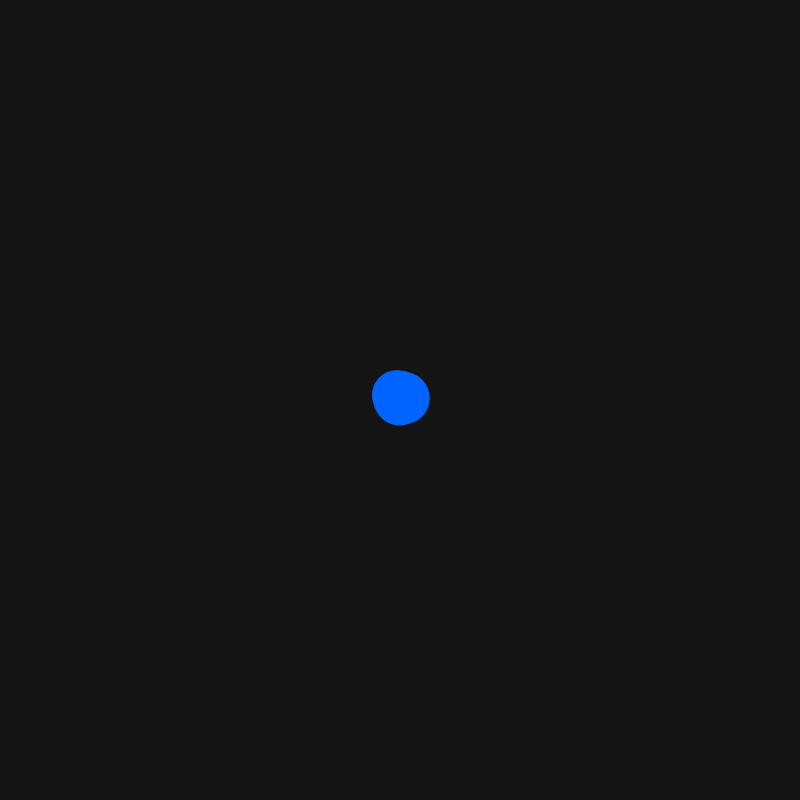
Frame 1 (no input)
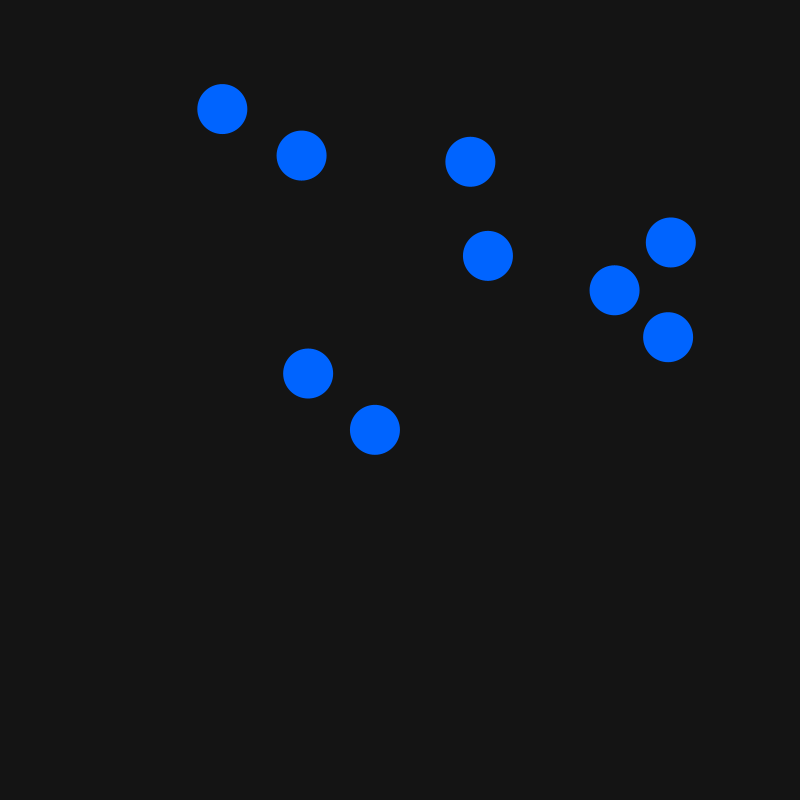
Frame 60 (the mouse pressed at the canvas centre just before this capture)
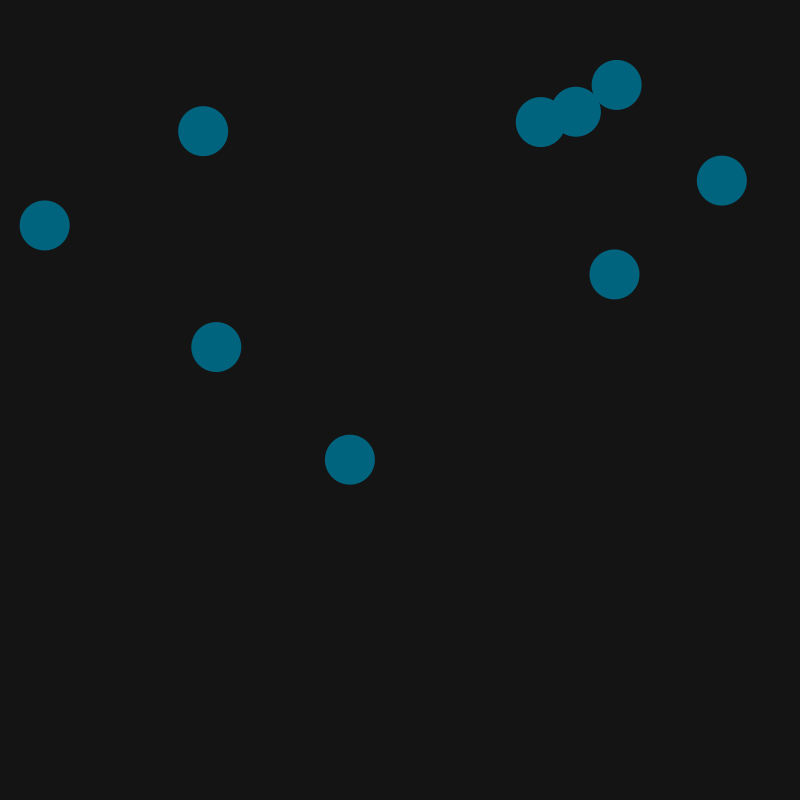
Frame 120 (the mouse held since frame 60 and released just before this capture)

The Processing sketch that drew these frames (run headless with seeded random() and noise(); from frame 60 on, the mouse is pressed at the canvas centre):

// Processing sketch: w06_05_ballClass
// ── w06_05_ballClass.pde
// Code 1 FA_18
// Bryan Ma

// Ball object

// this sketch shows how to create a basic class, called Ball.
// it instantiates a few of them and gives each instance of the object a unique name. 

// replace the 3 separate ball objects with an array of balls. 
// you can do this with something like:
//  Ball[] ballArray = new Ball[3];
// the next step in the setup() function is to loop through the array and instantiate
//  each one, calling the constructor for each step of the loop:
//  ballArray[i] = new Ball();
// finally in the draw() function, loop through the array again, and call the update() 
//  and display() methods of each one of the balls in the array. 

// if you are able to do all that, modify both the size of the ball array as well as
//  the ball class itself to experiment with the behavior and visuals. for example, 
//  you could control the color based on the mouse distance to each ball by using 
//  the dist() function and map().

Ball[] ballArray = new Ball[9];

void setup() {
  size(800, 800);
  for (int i = 0; i < ballArray.length; i++) {
    ballArray[i] = new Ball();
  }
}

void draw() {
  background(20);
  for (int i = 0; i < ballArray.length; i++) {
    ballArray[i].update();
    ballArray[i].display();
  }
}

class Ball {
  float x, y;
  float dx, dy;
  float s, a, d, D;

  // this function is called a constructor. 
  // it is called when a new Ball object is created.
  Ball() { 
    x = width/2;
    y = height/2;
    dx = random(-5, 5);
    dy = random(-5, 5);
    s = 50;
    a = map(a, 0, width, 0, 255);
  }

  void display() {
    noStroke();
    d = dist(width, height, mouseX, mouseY);
    D = dist(0, 0, width, height);
    a = map(d, 0, D, 0, 255);
    fill(0, 100, a);
    ellipse(x, y, s, s);
  }

  void update() {
    x += dx;
    y += dy;

    if (x > width - s/2 || x < s/2) {
      dx *= -1;
    }
    if (y > height - s/2 || y < s/2) {
      dy *= -1;
    }
  }
}
